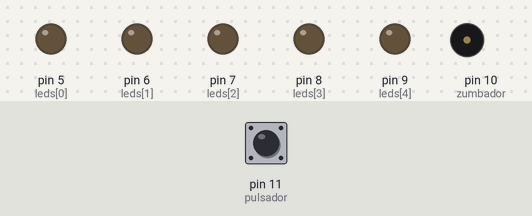
This sketch was run on a simulated Arduino Uno, built with avr-gcc and run on an emulated ATmega328P. Shown: output pins drawn as LEDs (lit = HIGH), buzzer (waves = sounding, pin HIGH). Dashed ring = blinking. Inputs (shaded band) come from the test bench; at power-on: pin 11 (pulsador) LOW.

Above: at 1.5 s.
1.9 s: pin 11 (pulsador) pulled HIGH for 3.2 s
At 3.8 s:
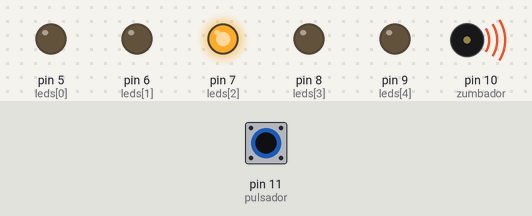
At 4.27 s:
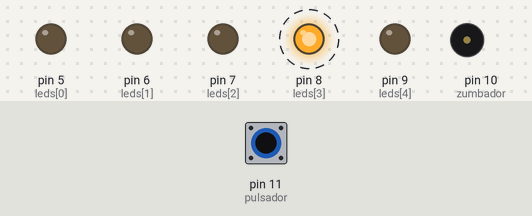
Timing chart, 0 to 12.6 s (numbered marks = the images above; inputs shaded):
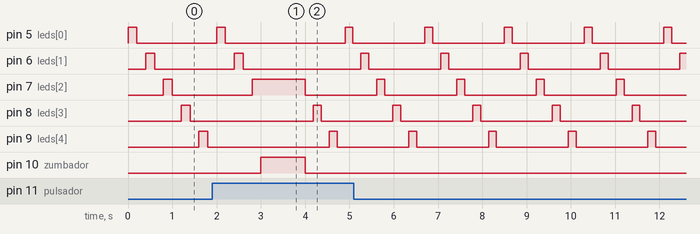

Measured:
- after the input at 1.9 s, pin 10 (zumbador): LOW → HIGH after 1.1 s, → LOW 1.0 s later
- by itself, pin 7 (leds[2]): repeats every 1.8 s: LOW 1.6 s, HIGH 0.18 s
- by itself, pin 8 (leds[3]), pin 9 (leds[4]): alternates HIGH for 0.18 s and LOW for 1.6 s

The sketch:

Ruleta_de_la_Fortuna_.ino
```cpp
// Declaración de pines.
int zumbador=10;
int pulsador=11;
int leds[]={5,6,7,8,9};
// Variable para recorrer el array.
int n=0;
int tiempo=200;

void setup (){
  // Establecer los pines de los leds como salida.
  for(n=0;n<5;n++) {
  	pinMode(leds[n],OUTPUT);
  }
  // Pin zumbador como salida.
  pinMode(zumbador,OUTPUT);
  // Pin pulsador como entrada.
  pinMode(pulsador,INPUT);
}
// Función para comprobar si se acerto.
void compruebaacierto(){
  // Si hay pulsación y esta en el led del pin 7.
  if(digitalRead(pulsador)==HIGH && n==2) {
  	digitalWrite(zumbador,HIGH); // Sonar.
  	delay (1000); // Esperar un segundo.
  	digitalWrite(zumbador,LOW); // Apagar.
  	tiempo=tiempo-20; // Aumentar la velocidad.

    // Reiniciar el tiempo si esta por debajo de 10ms.
    if(tiempo<10){
    	tiempo=200;
    }
  }
}

void loop () {
  // Recorrer los leds par ir encendiendolos uno a uno.
  for(n=0;n<5;n++) {
    digitalWrite(leds[n],HIGH);
    delay(tiempo);
    compruebaacierto();
    digitalWrite(leds[n],LOW);
    delay(tiempo);
  }
 }
```
